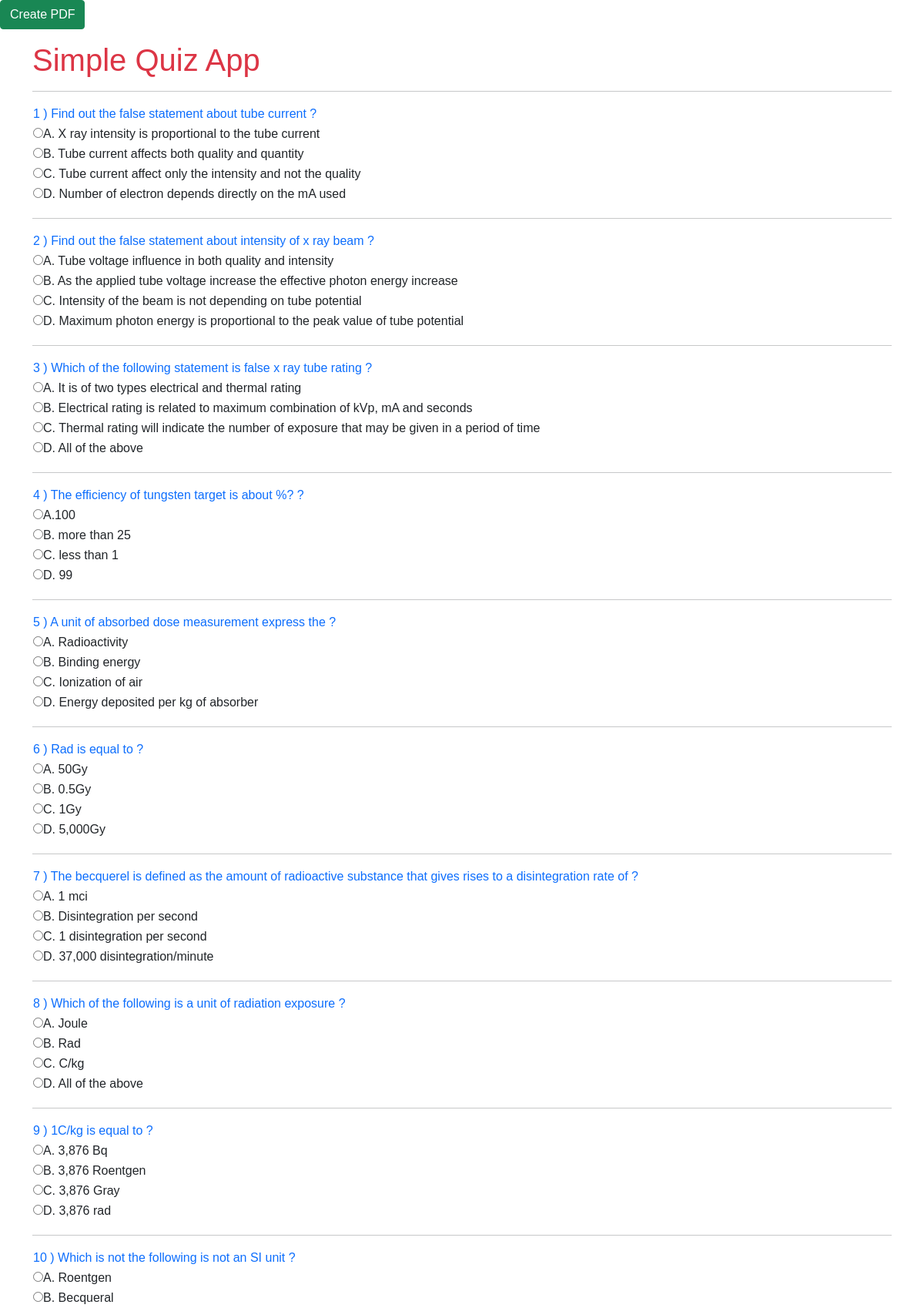
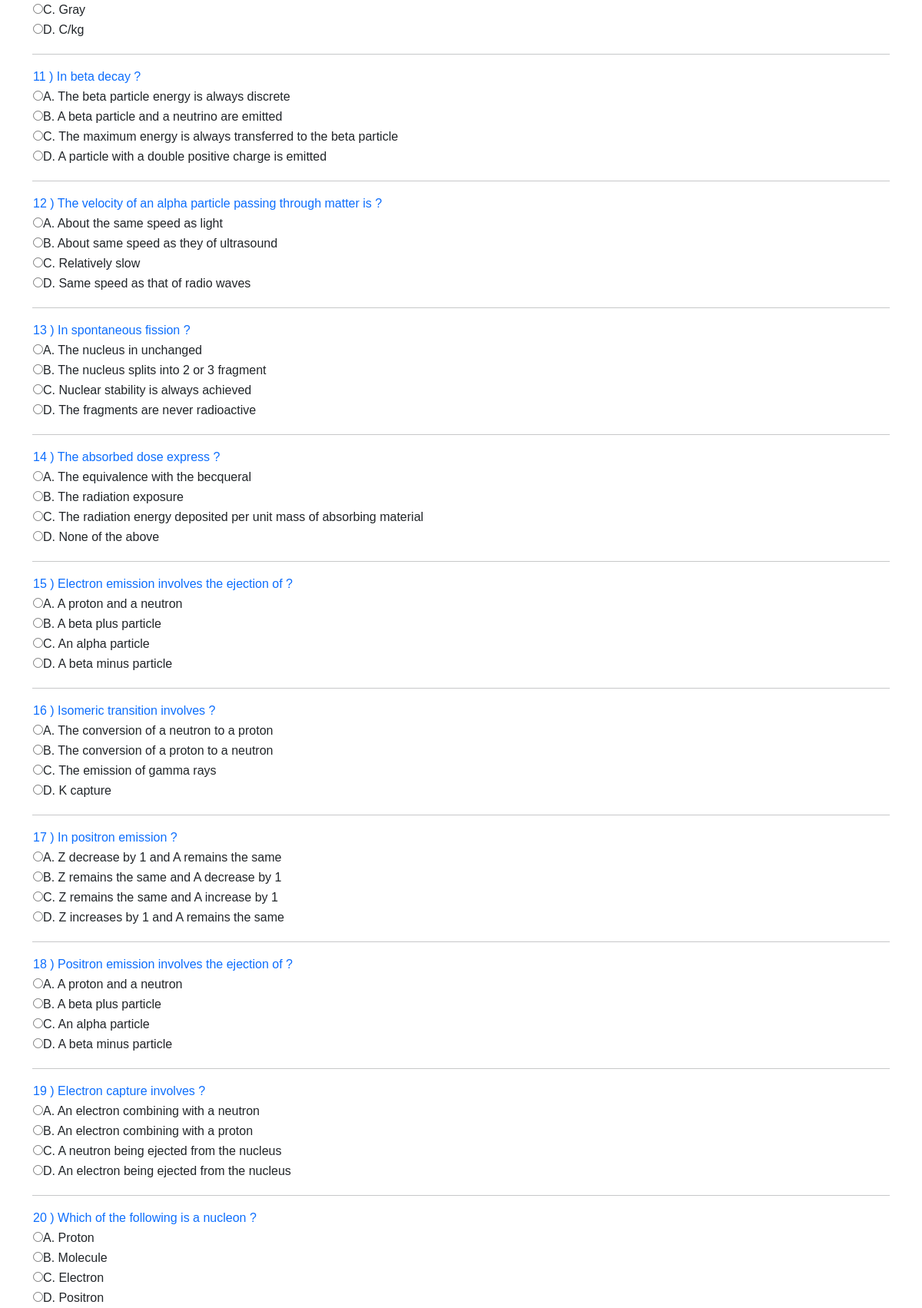
The page / (upper part) on the database its author committed (2 pictures, top to bottom).
### main/models.py (models this page shows)
class Question(models.Model):
    Question = models.CharField(max_length=200)
    opt1 = models.CharField(max_length=100)
    opt2 = models.CharField(max_length=100)
    opt3 = models.CharField(max_length=100)
    opt4 = models.CharField(max_length=100)
    ans = models.CharField(max_length=100)

### main/views.py (the view)
# urls.py: path('',views.index,name="index"),
def index(request):
    if request.method=="POST":
        start = int(request.POST['start'])
        end = int(request.POST['end'])
        question = Question.objects.all()[start:end+1]
        f = open("set.txt", "w")
        j = 1
        for i in question:
            f.write(str(j)+") ")
            f.write(i.Question)
            f.write("\n")
            f.write(i.opt1)
            f.write("\n")
            f.write(i.opt2)
            f.write("\n")
            f.write(i.opt3)
            f.write("\n")
            f.write(i.opt4)
            f.write("\n")
            f.write(i.ans)
            f.write("\n")
            j+=1
        f.close()
        return render(request,"index.html",{'exam':question})
    else:
        question = Question.objects.all()
        return render(request,"index.html",{'exam':question})

### main/templates/index.html (shortened to what this page needs)
{% load static %}
<!DOCTYPE html>
<html>
    <head>
        <link rel="stylesheet" href="{% static 'css/bootstrap.css'%}">
        <link rel="stylesheet" href="{% static 'css/popup.css'%}">
        </head>
        <body>
        <button id="myBtn" class="btn btn-success" onclick="popup()">Create PDF</button>
        <div class="container">
            <h1 class="text-danger mt-3">Simple Quiz App</h1>
            <hr>
            <div>
                {% for i in  exam %}
                <table>
                    <tr>
                        <td class="text-primary">{{forloop.counter}} ) {{i.Question}} ?</td>
                    </tr>
                    <tr>
                        <td><input type = "radio" class="rb" name = {{i.id}} id="Option1" value="{{i.opt1}}">{{i.opt1}}</td>
                    </tr>
                    <tr>
                        <td><input type = "radio" class="rb" name = {{i.id}} id="Option2" value="{{i.opt2}}">{{i.opt2}}</td>
                    </tr>
                    <tr>
                        <td><input type = "radio" class="rb" name = {{i.id}} id="Option3" value="{{i.opt3}}">{{i.opt3}}</td>
                    </tr>
                    <tr>
                        <td><input type = "radio" class="rb" name = {{i.id}} id="Option4" value="{{i.opt4}}">{{i.opt4}}</td>
                    </tr>
                    <tr>
                        <td><label id="corans" class= "rb" style="display:none ; color : green"><b>{{i.ans}}</b></label></td>
                    </tr>
                </table>
        <hr>
                {% endfor %}
                <br>
                </div>
        </div>
        </body>
    </head>
</html>

### main/static/css/popup.css (style rules this page uses)
body { font-family: Arial, Helvetica, sans-serif; }

### rows shown on the page
Question: Question "Find out the false statement about tube current", opt1 "A. X ray intensity is proportional to the tube current", opt2 "B. Tube current affects both quality and quantity", opt3 "C. Tube current affect only the intensity and not the quality", opt4 "D. Number of electron depends directly on the mA used"
Question: Question "Find out the false statement about intensity of x ray beam", opt1 "A. Tube voltage influence in both quality and intensity", opt2 "B. As the applied tube voltage increase the effective photon energy increase", opt3 "C. Intensity of the beam is not depending on tube potential", opt4 "D. Maximum photon energy is proportional to the peak value of tube potential"
Question: Question "Which of the following statement is false x ray tube rating", opt1 "A. It is of two types electrical and thermal rating", opt2 "B. Electrical rating is related to maximum combination of kVp, mA and seconds", opt3 "C. Thermal rating will indicate the number of exposure that may be given in a period of time", opt4 "D. All of the above"
Question: Question "The efficiency of tungsten target is about %?", opt1 "A.100", opt2 "B. more than 25", opt3 "C. less than 1", opt4 "D. 99"
Question: Question "A unit of absorbed dose measurement express the", opt1 "A. Radioactivity", opt2 "B. Binding energy", opt3 "C. Ionization of air", opt4 "D. Energy deposited per kg of absorber"
Question: Question "Rad is equal to", opt1 "A. 50Gy", opt2 "B. 0.5Gy", opt3 "C. 1Gy", opt4 "D. 5,000Gy"
Question: Question "The becquerel is defined as the amount of radioactive substance that gives rises to a disintegration rate of", opt1 "A. 1 mci", opt2 "B. Disintegration per second", opt3 "C. 1 disintegration per second", opt4 "D. 37,000 disintegration/minute"
Question: Question "Which of the following is a unit of radiation exposure", opt1 "A. Joule", opt2 "B. Rad", opt3 "C. C/kg", opt4 "D. All of the above"
Question: Question "1C/kg is equal to", opt1 "A. 3,876 Bq", opt2 "B. 3,876 Roentgen", opt3 "C. 3,876 Gray", opt4 "D. 3,876 rad"
Question: Question "Which is not the following is not an SI unit", opt1 "A. Roentgen", opt2 "B. Becqueral", opt3 "C. Gray", opt4 "D. C/kg"
Question: Question "In beta decay", opt1 "A. The beta particle energy is always discrete", opt2 "B. A beta particle and a neutrino are emitted", opt3 "C. The maximum energy is always transferred to the beta particle", opt4 "D. A particle with a double positive charge is emitted"
Question: Question "The velocity of an alpha particle passing through matter is", opt1 "A. About the same speed as light", opt2 "B. About same speed as they of ultrasound", opt3 "C. Relatively slow", opt4 "D. Same speed as that of radio waves"
Question: Question "In spontaneous fission", opt1 "A. The nucleus in unchanged", opt2 "B. The nucleus splits into 2 or 3 fragment", opt3 "C. Nuclear stability is always achieved", opt4 "D. The fragments are never radioactive"
Question: Question "The absorbed dose express", opt1 "A. The equivalence with the becqueral", opt2 "B. The radiation exposure", opt3 "C. The radiation energy deposited per unit mass of absorbing material", opt4 "D. None of the above"
Question: Question "Electron emission involves the ejection of", opt1 "A. A proton and a neutron", opt2 "B. A beta plus particle", opt3 "C. An alpha particle", opt4 "D. A beta minus particle"
Question: Question "Isomeric transition involves", opt1 "A. The conversion of a neutron to a proton", opt2 "B. The conversion of a proton to a neutron", opt3 "C. The emission of gamma rays", opt4 "D. K capture"
Question: Question "In positron emission", opt1 "A. Z decrease by 1 and A remains the same", opt2 "B. Z remains the same and A decrease by 1", opt3 "C. Z remains the same and A increase by 1", opt4 "D. Z increases by 1 and A remains the same"
Question: Question "Positron emission involves the ejection of", opt1 "A. A proton and a neutron", opt2 "B. A beta plus particle", opt3 "C. An alpha particle", opt4 "D. A beta minus particle"
Question: Question "Electron capture involves", opt1 "A. An electron combining with a neutron", opt2 "B. An electron combining with a proton", opt3 "C. A neutron being ejected from the nucleus", opt4 "D. An electron being ejected from the nucleus"
Question: Question "Which of the following is a nucleon", opt1 "A. Proton", opt2 "B. Molecule", opt3 "C. Electron", opt4 "D. Positron"
